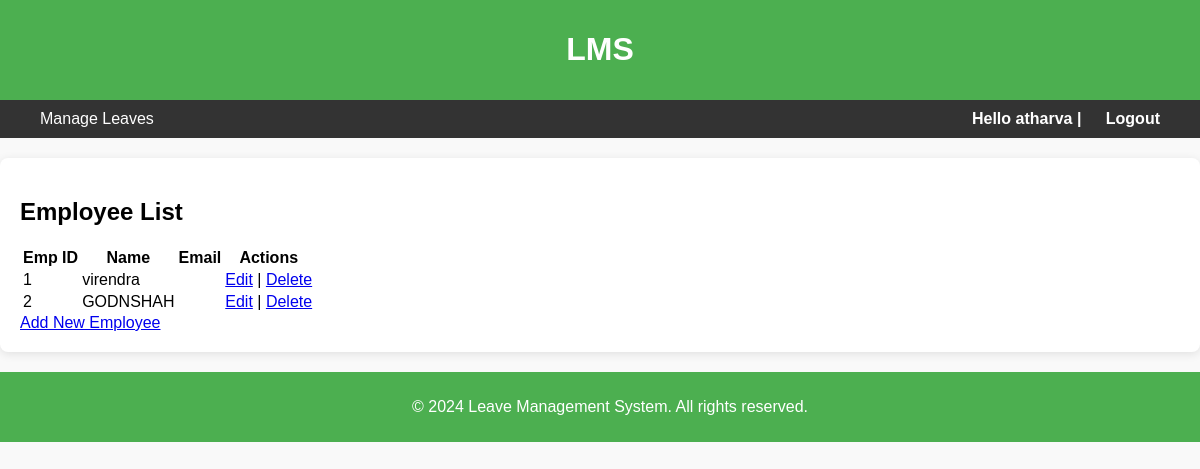
Screenshot of /employees/ (signed in) with the database file from the repository.
### LMSApp/models.py (models this page shows, shortened)
class Employee(models.Model):
    user = models.OneToOneField(User, on_delete=models.CASCADE, null=True)  # Add this line
    empid = models.IntegerField(unique=True) #max_length=8)
    name = models.CharField(max_length=200)
    email = models.EmailField(max_length=150)

### LMSApp/views.py (the view)
    def wrap(request, *args, **kwargs):
        if not request.user.is_superuser:
            raise PermissionDenied  # Raises a 403 Forbidden error
        return function(request, *args, **kwargs)

### LMSApp/views.py (called while the page is built)
def admin_required(function):
    def wrap(request, *args, **kwargs):
        if not request.user.is_superuser:
            raise PermissionDenied  # Raises a 403 Forbidden error
        return function(request, *args, **kwargs)
    return wrap

@admin_required
def employee_list(request):
    employees = Employee.objects.all()
    return render(request, 'list_employee.html', {'employees': employees})

### LMSApp/templates/list_employee.html (shortened to what this page needs)
{% extends "base.html" %}
{% load static %}
{% block bodycontent %}
<h2>Employee List</h2>
<table>
    <tr>
        <th>Emp ID</th>
        <th>Name</th>
        <th>Email</th>
        <th>Actions</th>
    </tr>
    {% for employee in employees %}
    <tr>
        <td>{{ employee.empid }}</td>
        <td>{{ employee.name }}</td>
        <td>{{ employee.email }}</td>
        <td>
            <a href="{% url 'employee_update' employee.pk %}">Edit</a> |
            <a href="{% url 'employee_delete' employee.pk %}">Delete</a>
        </td>
    </tr>
    {% endfor %}
</table>
<a href="{% url 'employee_create' %}">Add New Employee</a>
{% endblock %}

### LMSApp/templates/base.html (shortened to what this page needs)
{% load static %}
<!DOCTYPE html>
<html lang="en">
<head>
</head>
<body>
    <header>
        <a href="{% url 'home' %}" style="color: white; text-decoration: none;" aria-label="Home">
            <h1>LMS</h1>
        </a>
    </header>
    <nav role="navigation">
        <div>
            {% if user.is_authenticated and user.is_superuser %}
            <a href="/dash/admin">Manage Leaves</a>
            {% endif %}
        </div>
        <div class="greeting">
            {% if user.is_authenticated %}
            Hello {{ user.username }} | <a href="{% url 'logout' %}" style="color: white;">Logout</a>
            {% else %}
            <a href="{% url 'login' %}" style="color: white;">Log in</a>
            {% endif %}
        </div>
    </nav>
    <div class="container">
        {% block bodycontent %}{% endblock %}
    </div>
    <footer>
        <p>&copy; 2024 Leave Management System. All rights reserved.</p>
    </footer>
</body>
</html>

### LMSApp/templates/base.html (style rules this page uses)
body { font-family: Arial, sans-serif; margin: 0; padding: 0; background-color: #f9f9f9; }
header { background-color: #4CAF50; color: white; padding: 10px 20px; text-align: center; }
nav { display: flex; justify-content: space-between; align-items: center; background-color: #333; padding: 10px 20px; }
nav a { color: white; padding: 14px 20px; text-decoration: none; text-align: center; }
.greeting { color: white; font-weight: bold; }
.container { margin: 20px auto; padding: 20px; max-width: 1200px; background-color: white; border-radius: 8px; box-shadow: 0 2px 10px rgba(0, 0, 0, 0.1); }
footer { text-align: center; padding: 10px; background-color: #4CAF50; color: white; position: relative; bottom: 0%; width: 100%; margin-top: 20px; }

### rows the page displays
Employee: empid "1", name "virendra"
Employee: empid "2", name "GODNSHAH"

### other values shown
{{ user.username }} "atharva"
